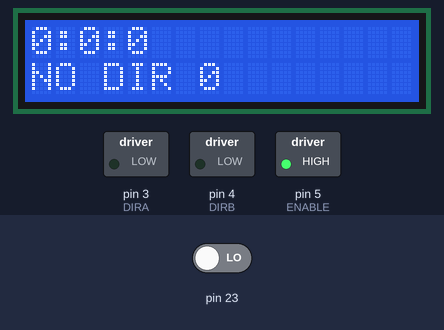
A sketch run on a simulated Arduino Uno, built with avr-gcc and run on an emulated ATmega328P. On the bench: 16×2 character LCD, switched loads named in the sketch (green lamp = pin HIGH). The test bench sets the inputs (shaded band); at power-on: pin 23 LOW. The local clock reads 2024-03-15 10:24:30 at power-on unless the sketch sets it.

Above: at 0.1 s.
At 5.1 s:
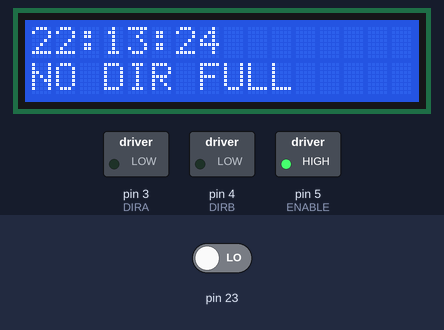
At 10.1 s:
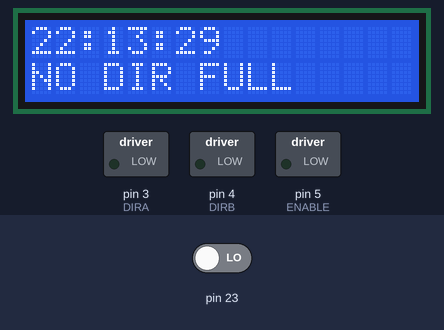
At 38.1 s:
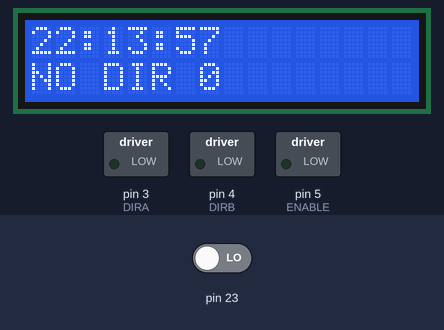
Timing chart, 0 to 39.6 s (numbered marks = the images above):
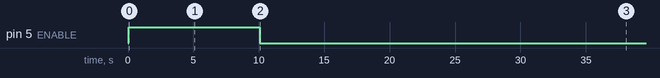

Measured:
- by itself, pin 5 (ENABLE): LOW → HIGH at 0.07 s, → LOW 10.0 s later
- what the display in image 1 shows lasts 1.0 s, from 5.1 s to 6.1 s

The sketch:

Lab3.ino
```cpp
/************************
EECE 4520 - 201
LAB - 3
Design a controller to control a fan driven by a DC motor with the follwing requirements -
(1) Use the Arduino to control the motor that turns a fan. The fan can run at different speeds
and in either direction (clockwise or counterclockwise)
(2) Set up a Real Time Clock (RTC) and retrieve time information
(3) Display the real-time clock and the fan’s rotation direction (“C” for clockwise, or “CC” or
counterclockwise) and speed (“Full”, “3/4”, “1/2”, or “0”) on a 2-row LCD display
(4) Update the information every second (so that the clock is counting up on the display)
(5) Allow pressing a push button to change the rotation direction of the fan.
************************/
/************************
Shiv Patel - #01907453
Rajdeep Mallick - #01857803
************************/

#include <Wire.h>
#include <DS3231.h>
#include <LiquidCrystal.h>
#define ENABLE 5
#define DIRA 3
#define DIRB 4
#define button 13

DS3231 clock;
RTCDateTime dt;
LiquidCrystal lcd(7, 8, 9, 10, 11, 12);

int speed = 0;

void setup()
{
  pinMode(ENABLE,OUTPUT);                 // Set ENABLE as OUTPUT.
  pinMode(DIRA,OUTPUT);                   // Set DIRA as OUTPUT.
  pinMode(DIRB,OUTPUT);                   // Set DIRB as OUTPUT.
  Serial.begin(9600);                     // Set Baud Rate to 9600.
  clock.begin();                          // Initialize DS3231.
  clock.setDateTime(__DATE__, __TIME__);  // Send sketch compiling time to Arduino.
  lcd.begin(16, 2);                       // Set up the LCD's number of columns and rows.
  pinMode(button,INPUT);
  digitalWrite(DIRA,LOW);
  digitalWrite(DIRB,LOW);

  cli();//stop interrupts

  //set timer1 interrupt at 1Hz
  TCCR1A = 0;// set entire TCCR1A register to 0
  TCCR1B = 0;// same for TCCR1B
  TCNT1  = 0;//initialize counter value to 0

  // set compare match register for 1hz increments
  OCR1A = 15624;// = (16*10^6) / (1*1024) - 1 (must be <65536)

  // turn on CTC mode
  TCCR1B |= (1 << WGM12);

  // Set CS12 and CS10 bits for 1024 prescaler
  TCCR1B |= (1 << CS12) | (1 << CS10);

  // enable timer compare interrupt
  TIMSK1 |= (1 << OCIE1A);


  // Button interrupts
  PCICR = 0x1;                         // Set bit 0 of PCICR for enabling PCI0
  PCMSK0 = 0x80;                       // Set bit 5 of PCMSK0 for enablign PCINT7


  sei();//allow interrupts
}

// Timer1's interrupt service routing (ISR)
// The code in ISR will be executed every time timer1 interrupt occurs
// That is, the code will be called once every second
//timer1 interrupt 1Hz
//generates pulse wave of frequency 1Hz/2 = 0.5kHz (takes two cycles for full wave- toggle high then toggle low)

ISR(TIMER1_COMPA_vect)
{
  lcd.clear();                          // Clear Display.
  lcd.setCursor(0, 0);                  // Set cursor to (0,0) location.
  lcd.print(dt.hour);                   // Display hour.
  lcd.print(":");
  lcd.print(dt.minute);                 // Display minute.
  lcd.print(":");
  lcd.print(dt.second);                 // Display second.

  if((digitalRead(DIRA) == HIGH) && (digitalRead(DIRB) == LOW))         // Clockwise direction.
  {
    lcd.setCursor(0, 1);
    lcd.print("C");
  }
  else if((digitalRead(DIRA) == LOW) && (digitalRead(DIRB) == HIGH))    // Counter-Clockwise direction.
  {
    lcd.setCursor(0, 1);
    lcd.print("CC");
  }
  else
  {
    lcd.setCursor(0, 1);                // No Direction because motor is OFF.
    lcd.print("NO DIR");
  }

  if(speed == 0)                        // Motor OFF.
  {
    lcd.setCursor(7, 1);
    lcd.print("0");
  }
  else if(speed == 1)                   // Motor at 1/2 speed.
  {
    lcd.setCursor(7, 1);
    lcd.print("1/2");
  }
  else if(speed == 2)                   // Motor at 3/4 speed.
  {
    lcd.setCursor(7, 1);
    lcd.print("3/4");
  }
  else if(speed == 3)                   // Motor at FULL speed.
  {
    lcd.setCursor(7, 1);
    lcd.print("FULL");
  }
}

ISR(PCINT0_vect)                        // PCINT - Interrupts everytime a value change is detected.
{
  if(digitalRead(button) == LOW)
  {
    if((digitalRead(DIRA) == HIGH) && (digitalRead(DIRB) == LOW))
    {
      digitalWrite(DIRA, LOW);          // Configure to Counter-Clockwise direction.
      digitalWrite(DIRB, HIGH);
    }
    else if((digitalRead(DIRA) == LOW) && (digitalRead(DIRB) == HIGH))
    {
      digitalWrite(DIRA, HIGH);         // Configure to clockwise direction.
      digitalWrite(DIRB, LOW);
    }
  }
}

void loop()
{
  dt = clock.getDateTime();             // Get current Date and Time.

  if(dt.second == 0)                    // Start motor at 0 seconds.
  {
    digitalWrite(DIRA, HIGH);           // Default to Clockwise direction.
    digitalWrite(DIRB, LOW);
    analogWrite(ENABLE,128);            // Configure motor at 1/2 Speed.
    speed = 1;
  }
  else if(dt.second == 10)
  {
    analogWrite(ENABLE,192);            // Configure motor at 3/4 Speed.
    speed = 2;
  }
  else if(dt.second == 20)
  {
    analogWrite(ENABLE,255);            // Configure motor at Full Speed.
    speed = 3;
  }
  else if(dt.second >= 30)
  {
    digitalWrite(DIRA, LOW);
    digitalWrite(DIRB, LOW);
    digitalWrite(ENABLE,LOW);           // Motor off.
    speed = 0;
  }

  delay(1000);
}
```
